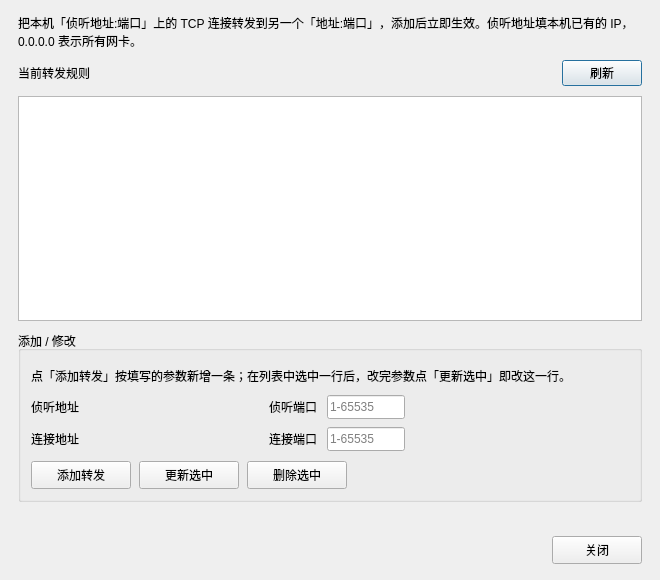
<?xml version="1.0" encoding="UTF-8"?>
<ui version="4.0">
 <class>PortProxyForm</class>
 <widget class="QDialog" name="PortProxyForm">
  <property name="geometry">
   <rect>
    <x>0</x>
    <y>0</y>
    <width>660</width>
    <height>580</height>
   </rect>
  </property>
  <property name="minimumSize">
   <size>
    <width>600</width>
    <height>520</height>
   </size>
  </property>
  <property name="windowTitle">
   <string>端口转发</string>
  </property>
  <layout class="QVBoxLayout" name="mainLayout">
   <property name="leftMargin">
    <number>18</number>
   </property>
   <property name="topMargin">
    <number>14</number>
   </property>
   <property name="rightMargin">
    <number>18</number>
   </property>
   <property name="bottomMargin">
    <number>16</number>
   </property>
   <property name="spacing">
    <number>10</number>
   </property>
   <item>
    <widget class="QLabel" name="hintLine1Label">
     <property name="text">
      <string>把本机「侦听地址:端口」上的 TCP 连接转发到另一个「地址:端口」，添加后立即生效。侦听地址填本机已有的 IP，0.0.0.0 表示所有网卡。</string>
     </property>
     <property name="wordWrap">
      <bool>true</bool>
     </property>
    </widget>
   </item>
   <item>
    <layout class="QHBoxLayout" name="listHeaderLayout">
     <property name="spacing">
      <number>8</number>
     </property>
     <item>
      <widget class="QLabel" name="listTitleLabel">
       <property name="text">
        <string>当前转发规则</string>
       </property>
      </widget>
     </item>
     <item>
      <spacer name="listHeaderSpacer">
       <property name="orientation">
        <enum>Qt::Horizontal</enum>
       </property>
       <property name="sizeHint" stdset="0">
        <size>
         <width>40</width>
         <height>20</height>
        </size>
       </property>
      </spacer>
     </item>
     <item>
      <widget class="QPushButton" name="refreshButton">
       <property name="minimumSize">
        <size>
         <width>76</width>
         <height>26</height>
        </size>
       </property>
       <property name="text">
        <string>刷新</string>
       </property>
      </widget>
     </item>
    </layout>
   </item>
   <item>
    <widget class="QTableWidget" name="ruleTable">
     <property name="minimumSize">
      <size>
       <width>0</width>
       <height>180</height>
      </size>
     </property>
    </widget>
   </item>
   <item>
    <widget class="QGroupBox" name="editGroupBox">
     <property name="title">
      <string>添加 / 修改</string>
     </property>
     <layout class="QVBoxLayout" name="editLayout">
      <property name="leftMargin">
       <number>10</number>
      </property>
      <property name="topMargin">
       <number>16</number>
      </property>
      <property name="rightMargin">
       <number>10</number>
      </property>
      <property name="bottomMargin">
       <number>10</number>
      </property>
      <property name="spacing">
       <number>10</number>
      </property>
      <item>
       <widget class="QLabel" name="actionHintLabel">
        <property name="text">
         <string>点「添加转发」按填写的参数新增一条；在列表中选中一行后，改完参数点「更新选中」即改这一行。</string>
        </property>
        <property name="wordWrap">
         <bool>true</bool>
        </property>
       </widget>
      </item>
      <item>
       <layout class="QGridLayout" name="formLayout">
        <property name="horizontalSpacing">
         <number>10</number>
        </property>
        <property name="verticalSpacing">
         <number>8</number>
        </property>
        <item row="0" column="0">
         <widget class="QLabel" name="listenAddressLabel">
          <property name="text">
           <string>侦听地址</string>
          </property>
         </widget>
        </item>
        <item row="0" column="1">
         <widget class="IpAddressEdit" name="listenAddressEdit">
          <property name="minimumSize">
           <size>
            <width>170</width>
            <height>24</height>
           </size>
          </property>
          <property name="maximumSize">
           <size>
            <width>200</width>
            <height>16777215</height>
           </size>
          </property>
         </widget>
        </item>
        <item row="0" column="2">
         <widget class="QLabel" name="listenPortLabel">
          <property name="text">
           <string>侦听端口</string>
          </property>
         </widget>
        </item>
        <item row="0" column="3">
         <widget class="QLineEdit" name="listenPortEdit">
          <property name="minimumSize">
           <size>
            <width>78</width>
            <height>24</height>
           </size>
          </property>
          <property name="maximumSize">
           <size>
            <width>78</width>
            <height>16777215</height>
           </size>
          </property>
          <property name="maxLength">
           <number>5</number>
          </property>
          <property name="placeholderText">
           <string>1-65535</string>
          </property>
         </widget>
        </item>
        <item row="0" column="4">
         <spacer name="formSpacer">
          <property name="orientation">
           <enum>Qt::Horizontal</enum>
          </property>
          <property name="sizeHint" stdset="0">
           <size>
            <width>20</width>
            <height>20</height>
           </size>
          </property>
         </spacer>
        </item>
        <item row="1" column="0">
         <widget class="QLabel" name="connectAddressLabel">
          <property name="text">
           <string>连接地址</string>
          </property>
         </widget>
        </item>
        <item row="1" column="1">
         <widget class="IpAddressEdit" name="connectAddressEdit">
          <property name="minimumSize">
           <size>
            <width>170</width>
            <height>24</height>
           </size>
          </property>
          <property name="maximumSize">
           <size>
            <width>200</width>
            <height>16777215</height>
           </size>
          </property>
         </widget>
        </item>
        <item row="1" column="2">
         <widget class="QLabel" name="connectPortLabel">
          <property name="text">
           <string>连接端口</string>
          </property>
         </widget>
        </item>
        <item row="1" column="3">
         <widget class="QLineEdit" name="connectPortEdit">
          <property name="minimumSize">
           <size>
            <width>78</width>
            <height>24</height>
           </size>
          </property>
          <property name="maximumSize">
           <size>
            <width>78</width>
            <height>16777215</height>
           </size>
          </property>
          <property name="maxLength">
           <number>5</number>
          </property>
          <property name="placeholderText">
           <string>1-65535</string>
          </property>
         </widget>
        </item>
       </layout>
      </item>
      <item>
       <layout class="QHBoxLayout" name="actionLayout">
        <property name="spacing">
         <number>8</number>
        </property>
        <item>
         <widget class="QPushButton" name="addButton">
          <property name="minimumSize">
           <size>
            <width>100</width>
            <height>28</height>
           </size>
          </property>
          <property name="text">
           <string>添加转发</string>
          </property>
         </widget>
        </item>
        <item>
         <widget class="QPushButton" name="updateButton">
          <property name="minimumSize">
           <size>
            <width>100</width>
            <height>28</height>
           </size>
          </property>
          <property name="text">
           <string>更新选中</string>
          </property>
         </widget>
        </item>
        <item>
         <widget class="QPushButton" name="deleteButton">
          <property name="minimumSize">
           <size>
            <width>100</width>
            <height>28</height>
           </size>
          </property>
          <property name="text">
           <string>删除选中</string>
          </property>
         </widget>
        </item>
        <item>
         <spacer name="actionSpacer">
          <property name="orientation">
           <enum>Qt::Horizontal</enum>
          </property>
          <property name="sizeHint" stdset="0">
           <size>
            <width>40</width>
            <height>20</height>
           </size>
          </property>
         </spacer>
        </item>
       </layout>
      </item>
     </layout>
    </widget>
   </item>
   <item>
    <widget class="QLabel" name="messageLabel">
     <property name="text">
      <string/>
     </property>
     <property name="wordWrap">
      <bool>true</bool>
     </property>
    </widget>
   </item>
   <item>
    <layout class="QHBoxLayout" name="bottomLayout">
     <property name="spacing">
      <number>8</number>
     </property>
     <item>
      <widget class="QLabel" name="serviceLabel">
       <property name="text">
        <string/>
       </property>
      </widget>
     </item>
     <item>
      <spacer name="bottomSpacer">
       <property name="orientation">
        <enum>Qt::Horizontal</enum>
       </property>
       <property name="sizeHint" stdset="0">
        <size>
         <width>40</width>
         <height>20</height>
        </size>
       </property>
      </spacer>
     </item>
     <item>
      <widget class="QPushButton" name="closeButton">
       <property name="minimumSize">
        <size>
         <width>90</width>
         <height>28</height>
        </size>
       </property>
       <property name="text">
        <string>关闭</string>
       </property>
      </widget>
     </item>
    </layout>
   </item>
  </layout>
 </widget>
 <customwidgets>
  <customwidget>
   <class>IpAddressEdit</class>
   <extends>QWidget</extends>
   <header>ipaddressedit.h</header>
  </customwidget>
 </customwidgets>
 <resources/>
 <connections/>
</ui>
